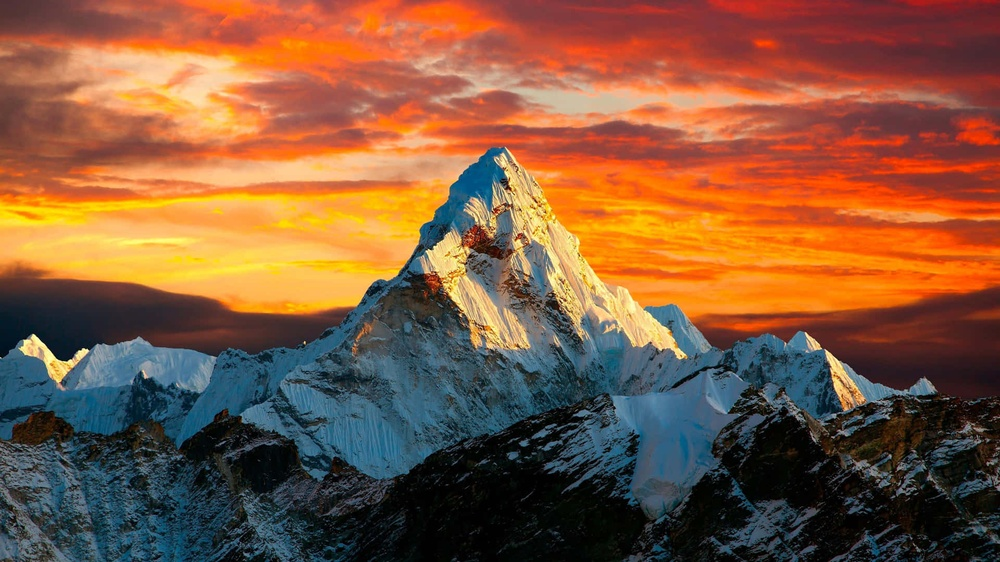
#> input picture eye-sense/eye_tracking/mountains.jpg, 1000 x 562 px, shrunk from 1920 x 1080 before the run
$ python hm_gen.py
#> lines starting #> are read from the running program, lines starting #| are printed output that depends on the picture; after the words box and inside, x2 and y2 are one past the last pixel; in counts of white or black regions, pixels touching at a corner belong together
import json
import numpy as np
from PIL import Image
import matplotlib.pyplot as plt

# --- Load the background image ---
img = Image.open('mountains.jpg')
#> img is the input picture: PIL image 1000x562 RGB; mean R, G, B 132.5, 88.9, 61.3
img_width, img_height = img.size
#> img_width = 1000; img_height = 562

# --- Load gaze data from JSON ---
with open('gaze-data.json') as f:
#> (reads eye-sense/eye_tracking/gaze-data.json from the repository)
    gaze_data = json.load(f)

# --- Filter valid gaze points ---
points = [(int(d['x']), int(d['y'])) for d in gaze_data if 0 <= d['x'] < img_width and 0 <= d['y'] < img_height]

# --- Create heatmap matrix ---
heatmap = np.zeros((img_height, img_width))  # Note: image size is (width, height), but numpy is (rows, cols)

# Draw each gaze point into heatmap
for x, y in points:
    if 0 <= x < img_width and 0 <= y < img_height:
        heatmap[y, x] += 1  # y is row, x is column
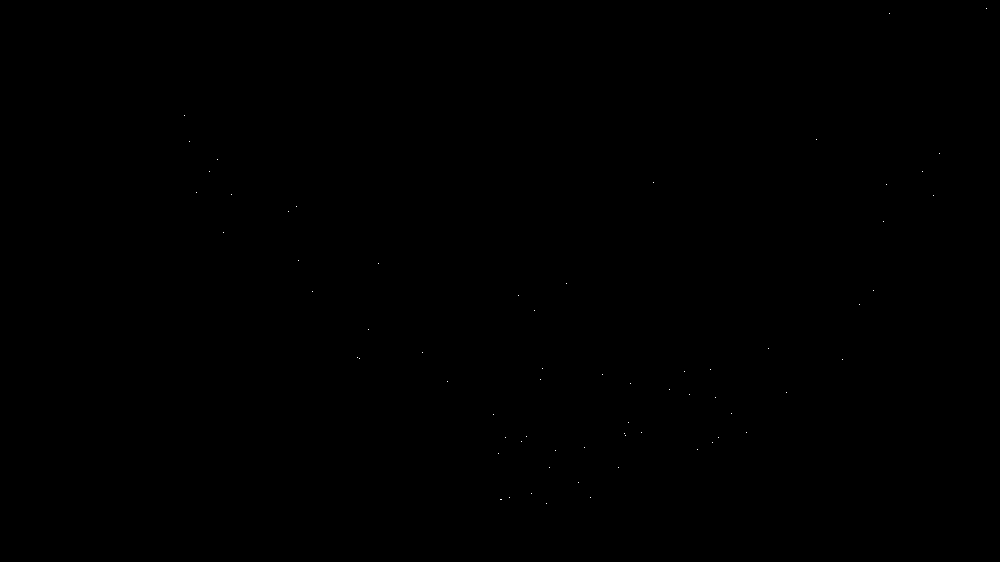
#> heatmap: shape (562, 1000) float64; values 0 (black) and 1 (white), 0.01% white in thin lines or dots, all inside (x1, y1, x2, y2) = (184, 8, 987, 504)

# --- Blur heatmap using Gaussian filter ---
from scipy.ndimage import gaussian_filter
heatmap_blurred = gaussian_filter(heatmap, sigma=30)

# --- Normalize to [0, 1] ---
heatmap_normalized = heatmap_blurred / np.max(heatmap_blurred)

# --- Plot the image and overlay the heatmap ---
plt.figure(figsize=(10, 8))
plt.imshow(img)  # Background image
plt.imshow(heatmap_normalized, cmap='jet', alpha=0.4)  # Heatmap overlay
plt.axis('off')
plt.title('Gaze Heatmap Overlay')
plt.tight_layout()
# plt.show()

# --- Optional: Save the overlay ---
plt.savefig('heatmap_overlay.jpg', bbox_inches='tight', pad_inches=0)
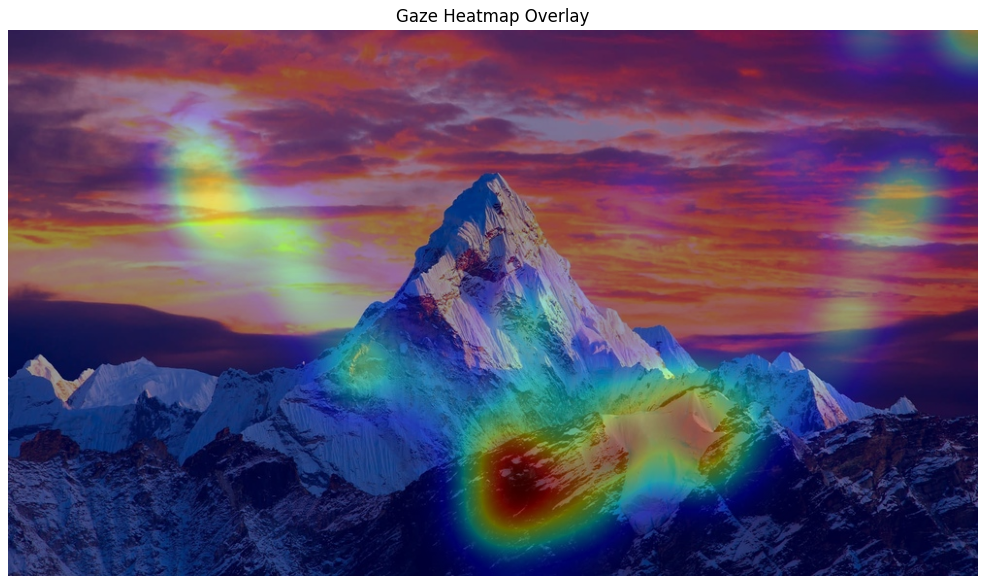
#> figure drawn by matplotlib, 1 panel
plt.close()
